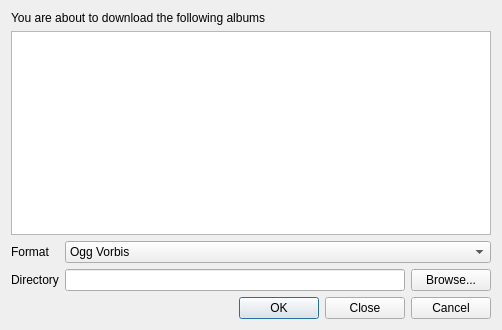
<?xml version="1.0" encoding="UTF-8"?>
<ui version="4.0">
 <class>MagnatuneDownloadDialog</class>
 <widget class="QDialog" name="MagnatuneDownloadDialog">
  <property name="geometry">
   <rect>
    <x>0</x>
    <y>0</y>
    <width>502</width>
    <height>330</height>
   </rect>
  </property>
  <property name="windowTitle">
   <string>Magnatune Download</string>
  </property>
  <layout class="QVBoxLayout" name="verticalLayout">
   <item>
    <widget class="QLabel" name="label">
     <property name="text">
      <string>You are about to download the following albums</string>
     </property>
    </widget>
   </item>
   <item>
    <widget class="QTreeWidget" name="albums">
     <property name="selectionMode">
      <enum>QAbstractItemView::NoSelection</enum>
     </property>
     <property name="rootIsDecorated">
      <bool>false</bool>
     </property>
     <property name="allColumnsShowFocus">
      <bool>true</bool>
     </property>
     <attribute name="headerVisible">
      <bool>false</bool>
     </attribute>
     <column>
      <property name="text">
       <string comment="Category label">Name</string>
      </property>
     </column>
     <column>
      <property name="text">
       <string comment="Category label">Progress</string>
      </property>
     </column>
    </widget>
   </item>
   <item>
    <widget class="QWidget" name="options" native="true">
     <layout class="QFormLayout" name="formLayout">
      <property name="margin">
       <number>0</number>
      </property>
      <item row="0" column="0">
       <widget class="QLabel" name="label_2">
        <property name="text">
         <string>Format</string>
        </property>
       </widget>
      </item>
      <item row="0" column="1">
       <widget class="QComboBox" name="format">
        <item>
         <property name="text">
          <string>Ogg Vorbis</string>
         </property>
        </item>
        <item>
         <property name="text">
          <string>FLAC</string>
         </property>
        </item>
        <item>
         <property name="text">
          <string>WAV</string>
         </property>
        </item>
        <item>
         <property name="text">
          <string>VBR MP3</string>
         </property>
        </item>
        <item>
         <property name="text">
          <string>128k MP3</string>
         </property>
        </item>
       </widget>
      </item>
      <item row="1" column="0">
       <widget class="QLabel" name="label_3">
        <property name="text">
         <string>Directory</string>
        </property>
       </widget>
      </item>
      <item row="1" column="1">
       <layout class="QHBoxLayout" name="horizontalLayout">
        <item>
         <widget class="QLineEdit" name="directory"/>
        </item>
        <item>
         <widget class="QPushButton" name="browse">
          <property name="text">
           <string>Browse...</string>
          </property>
         </widget>
        </item>
       </layout>
      </item>
     </layout>
    </widget>
   </item>
   <item>
    <widget class="QDialogButtonBox" name="button_box">
     <property name="orientation">
      <enum>Qt::Horizontal</enum>
     </property>
     <property name="standardButtons">
      <set>QDialogButtonBox::Cancel|QDialogButtonBox::Close|QDialogButtonBox::Ok</set>
     </property>
    </widget>
   </item>
  </layout>
 </widget>
 <tabstops>
  <tabstop>albums</tabstop>
  <tabstop>format</tabstop>
  <tabstop>directory</tabstop>
  <tabstop>browse</tabstop>
  <tabstop>button_box</tabstop>
 </tabstops>
 <connections>
  <connection>
   <sender>button_box</sender>
   <signal>accepted()</signal>
   <receiver>MagnatuneDownloadDialog</receiver>
   <slot>accept()</slot>
   <hints>
    <hint type="sourcelabel">
     <x>248</x>
     <y>254</y>
    </hint>
    <hint type="destinationlabel">
     <x>157</x>
     <y>274</y>
    </hint>
   </hints>
  </connection>
  <connection>
   <sender>button_box</sender>
   <signal>rejected()</signal>
   <receiver>MagnatuneDownloadDialog</receiver>
   <slot>reject()</slot>
   <hints>
    <hint type="sourcelabel">
     <x>316</x>
     <y>260</y>
    </hint>
    <hint type="destinationlabel">
     <x>286</x>
     <y>274</y>
    </hint>
   </hints>
  </connection>
 </connections>
</ui>
